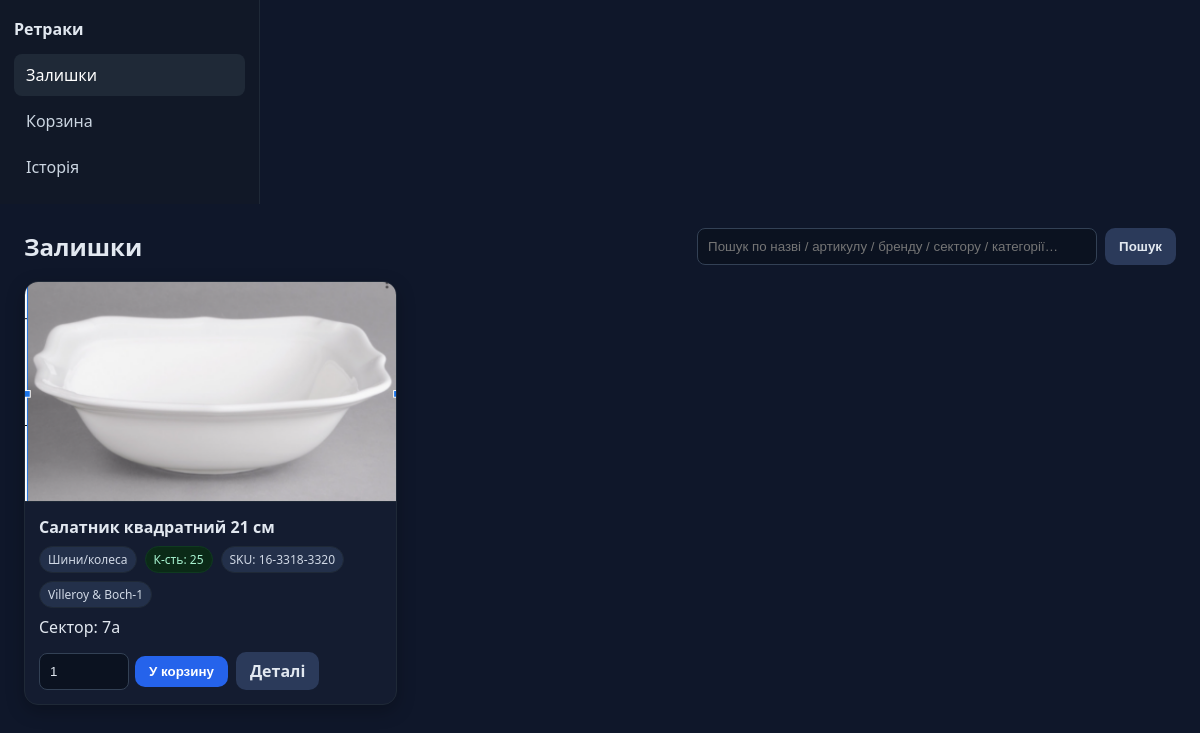
Before: /dashboard.php (signed in) with the older database file.
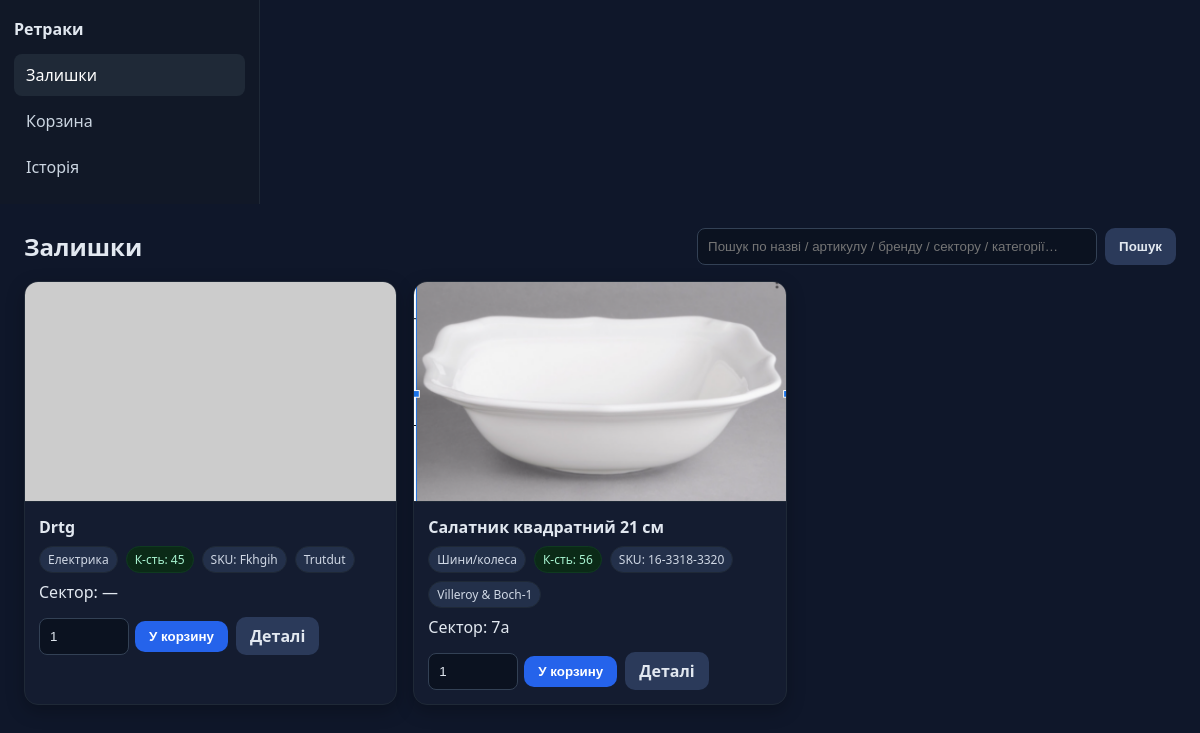
After: the same page with the newer database file.
### tables this page shows
CREATE TABLE items (
        id INTEGER PRIMARY KEY AUTOINCREMENT,
        name TEXT NOT NULL,
        brand TEXT,
        sku TEXT,
        sector TEXT,
        notes TEXT,
        qty INTEGER NOT NULL DEFAULT 0,
        photo TEXT, -- шлях до файлу у /uploads/items
        created_at TEXT DEFAULT CURRENT_TIMESTAMP
    , deleted_at TEXT DEFAULT NULL, category_id INTEGER DEFAULT NULL);

CREATE TABLE categories (
            id INTEGER PRIMARY KEY AUTOINCREMENT,
            name TEXT NOT NULL UNIQUE,
            created_at TEXT DEFAULT CURRENT_TIMESTAMP
        );

### pages/inventory.php (the view, shortened to what this page needs)
<?php
$db   = db();
$q = trim($_GET['q'] ?? '');
$sql = "SELECT i.*, c.name AS category_name
          FROM items i
     LEFT JOIN categories c ON c.id = i.category_id
         WHERE i.deleted_at IS NULL";
$params = [];
$sql .= " ORDER BY i.created_at DESC";
$st = $db->prepare($sql);
$st->execute($params);
$items = $st->fetchAll();
?>
<div class="toolbar">
  <h2>Залишки</h2>
  <form method="get" action="/pages/inventory.php" class="search">
    <input type="text" name="q" value="<?= htmlspecialchars($q) ?>" placeholder="Пошук по назві / артикулу / бренду / сектору / категорії…">
    <button class="btn secondary" type="submit">Пошук</button>
  </form>
</div>
<div class="grid">
<?php foreach ($items as $it): ?>
  <div class="card">
    <div class="media">
      <?php if (!empty($it['photo'])): ?>
        <img src="<?= htmlspecialchars($it['photo']) ?>" alt="Фото товару">
      <?php else: ?>
        <img src="https://placehold.co/640x400?text=No+Photo" alt="Фото товару">
      <?php endif; ?>
    </div>
    <div class="body">
      <div class="title"><?= htmlspecialchars($it['name']) ?></div>
      <?php
        $qty = (int)$it['qty'];
        $qtyClass = $qty <= 3 ? 'danger' : ($qty <= 10 ? 'warn' : 'success');
      ?>
      <div class="meta">
        <span class="badge"><?= htmlspecialchars($it['category_name'] ?: 'Без категорії') ?></span>
        <span class="badge <?= $qtyClass ?>">К-сть: <?= $qty ?></span>
        <span class="badge">SKU: <?= htmlspecialchars($it['sku'] ?: '—') ?></span>
        <span class="badge"><?= htmlspecialchars($it['brand'] ?: '—') ?></span>
      </div>
      <div class="small">Сектор: <?= htmlspecialchars($it['sector'] ?: '—') ?></div>
      <div class="actions">
        <form method="post" action="/logic/cart_logic.php" class="row" style="gap:6px;align-items:center">
          <input type="number" name="qty" min="1" max="<?= max(1, (int)$it['qty']) ?>" value="1" style="width:90px">
          <button class="btn primary" type="submit">У корзину</button>
        </form>
        <a href="#" class="btn secondary nav-link"
           data-page="item"
           data-query="id=<?= (int)$it['id'] ?>">Деталі</a>
      </div>
    </div>
  </div>
<?php endforeach; ?>
</div>

### dashboard.php (shortened to what this page needs)
<?php
$BASE = rtrim(dirname($_SERVER['SCRIPT_NAME']), '/');
?>
<!doctype html>
<html lang="uk">
<head>
  <link rel="stylesheet" href="<?= $BASE ?>/assets/css/style.css?v=1">
  <link rel="stylesheet" href="<?= $BASE ?>/assets/css/theme.css?v=8">
</head>
<body>
  <div class="app">
    <aside class="sidebar" id="sidebar">
      <div class="brand" style="margin:6px 6px 14px; font-weight:800;">Ретраки</div>
      <nav>
        <a href="#" data-page="inventory" class="nav-link active">Залишки</a>
        <a href="#" data-page="cart" class="nav-link">Корзина</a>
        <a href="#" data-page="history" class="nav-link">Історія</a>
      </nav>
    </aside>
    <main class="content">
      <div id="content">
        <?php include __DIR__ . '/pages/inventory.php'; ?>
      </div>
    </main>
  </div>
</body>
</html>

### assets/css/style.css (style rules this page uses)
* { box-sizing:border-box }
body { margin:0;font-family:system-ui,Segoe UI,Arial,sans-serif;background:#0f172a;color:#e2e8f0 }
a { color:inherit;text-decoration:none }
.sidebar { width:260px;min-width:220px;background:#111827;border-right:1px solid #1f2937;padding:12px 8px }
.sidebar .nav-link { display:block;padding:10px 12px;border-radius:8px;margin:4px 6px;color:#cbd5e1 }
.sidebar .nav-link.active,.sidebar .nav-link:hover { background:#1f2937;color:#fff }
.content { flex:1;padding:16px }
.grid { display:grid;grid-template-columns:repeat(auto-fill,minmax(260px,1fr));gap:12px }
.card { background:#0b1220;border:1px solid #1f2937;border-radius:12px;overflow:hidden;display:flex;flex-direction:column }
.card img { width:100%;height:160px;object-fit:cover;background:#0a0f1e }
.card .body { padding:12px;display:flex;flex-direction:column;gap:8px }
.badge { background:#1f2937;color:#cbd5e1;padding:2px 8px;border-radius:999px;font-size:12px;display:inline-block }
.row { display:flex;gap:8px;align-items:center;flex-wrap:wrap }
.btn { background:#2563eb;border:none;padding:8px 12px;border-radius:8px;color:#fff;cursor:pointer }
.btn.secondary { background:#334155 }
input,select,textarea { width:100%;padding:10px;border-radius:8px;border:1px solid #334155;background:#0b1220;color:#e2e8f0 }
.grid { display:grid; gap:16px; grid-template-columns:repeat(auto-fill, minmax(280px,1fr)); }
.card { background:#141c30; border:1px solid #1f2937; border-radius:14px; overflow:hidden; box-shadow:0 6px 18px rgba(0,0,0,.25); }
.card .media { height:180px; background:#0a0f1e; display:flex; align-items:center; justify-content:center; border-bottom:1px solid #1f2937; }
.card .media img { max-width:100%; max-height:100%; object-fit:cover; }
.card .body { padding:14px; display:flex; flex-direction:column; gap:8px; }
.card .title { font-weight:700; }
.card .meta { display:flex; gap:8px; flex-wrap:wrap; align-items:center; }
.actions { display:flex; gap:8px; flex-wrap:wrap; margin-top:6px; }
.badge { display:inline-flex; align-items:center; gap:6px; padding:4px 8px; border-radius:999px; font-size:12px; background:#23304a; color:#d0d8e5; border:1px solid #1f2937; }
.badge.success { background:#0b2a17; color:#a7f3d0; border-color:#0f3a20; }
.btn { border:none; cursor:pointer; font-weight:700; padding:8px 14px; border-radius:10px; transition:.15s; }
.btn.primary { background:#2563eb; color:#fff; }
.btn.secondary { background:#2b3a5a; color:#e2e8f0; }

### assets/css/theme.css (style rules this page uses)
.content { max-width: 1280px; margin: 0 auto; padding: 24px 24px 40px; }
.toolbar { display:flex; align-items:center; gap:16px; flex-wrap:wrap; margin-bottom:16px; }
.toolbar h2 { flex:0 0 auto; margin:0; }
.toolbar .search { flex:1; display:flex; gap:8px; justify-content:flex-end; }
.toolbar .search input[type="text"] { flex:1; min-width:240px; max-width:400px; }
.card .media { height: 220px; background:#0a0f1e; display:flex; align-items:center; justify-content:center; border-bottom:1px solid #1f2937; }
.card .media img { width:100%; height:100%; object-fit: cover; object-position: center; }
.grid { display:grid; gap:16px; grid-template-columns: repeat(auto-fill, minmax(320px, 1fr)); }

Changed rows visible on the page:
added items: name "Drtg", category.name "Електрика", qty "45", sku "Fkhgih", brand "Trutdut", sector "—"
changed items "Салатник квадратний 21 см": qty "25" → "56"
